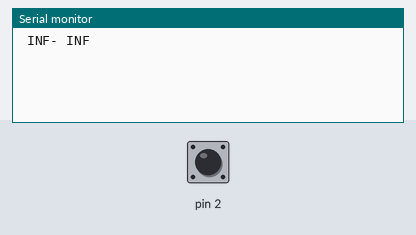
Simulated run of this sketch. Board: Arduino Uno, built with avr-gcc and run on an emulated ATmega328P. On the bench: the last lines printed to the serial monitor. The test bench sets the inputs (shaded band); at power-on: pin 2 HIGH.

Above: at 1.2 s.
1.3 s: pin 2 pulled LOW for 0.15 s
At 2.8 s:
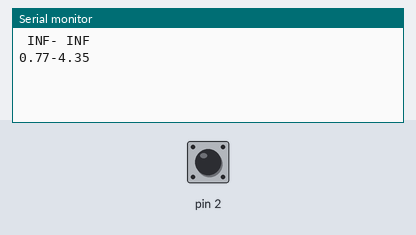
3.5 s: pin 2 pulled LOW for 1 s
At 4.8 s:
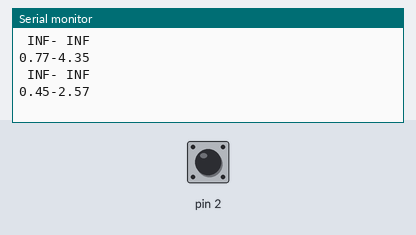
6.0 s: pin 2 pulled LOW for 0.15 s
At 6.6 s:
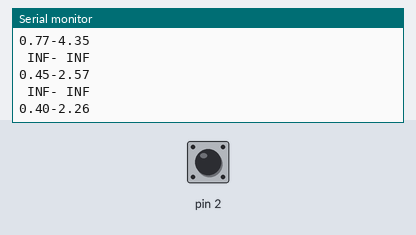

The sketch:

new-speed.ino
```cpp
unsigned long t1, t2, lastCount;
volatile unsigned long period;

void setup() {
  Serial.begin(9600);
  pinMode(2,INPUT_PULLUP);
  attachInterrupt(digitalPinToInterrupt(2),interrupt,FALLING);
}

void loop() {
  if((millis() - lastCount)>1000) {
    double rps = 1/(period/1000000.0);
    double kmh = 5.65*rps;
    Serial.println(String(rps)+"-"+String(kmh));
    lastCount = millis();
    period = 0;
  }
}

void interrupt() {
  //noInterrupts();
  t1 = micros();
  period = t1-t2;
  t2 = t1;
  //interrupts();
}
```

Measured:
- after the input at 1.3 s, the serial monitor: prints a new line after 0.70 s (image 1)
- after the input at 3.5 s, the serial monitor: prints a new line after 0.51 s (image 2)
- after the input at 6.0 s, the serial monitor: prints a new line at once (image 3)
